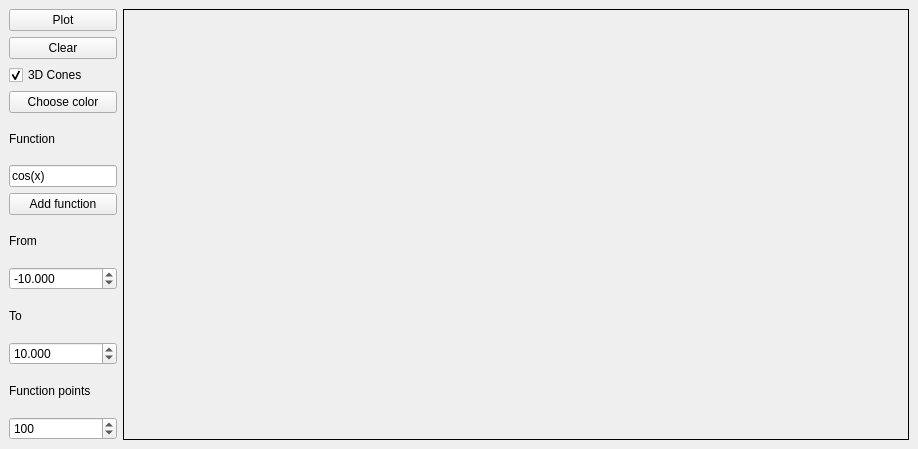
<?xml version="1.0" encoding="UTF-8"?>
<ui version="4.0">
 <class>MainWindow</class>
 <widget class="QMainWindow" name="MainWindow">
  <property name="geometry">
   <rect>
    <x>0</x>
    <y>0</y>
    <width>918</width>
    <height>449</height>
   </rect>
  </property>
  <property name="sizePolicy">
   <sizepolicy hsizetype="Expanding" vsizetype="Expanding">
    <horstretch>0</horstretch>
    <verstretch>0</verstretch>
   </sizepolicy>
  </property>
  <property name="windowTitle">
   <string>QweykePlotter</string>
  </property>
  <property name="windowIcon">
   <iconset theme="QIcon::ThemeIcon::ListAdd"/>
  </property>
  <widget class="QWidget" name="centralwidget">
   <property name="sizePolicy">
    <sizepolicy hsizetype="Expanding" vsizetype="Expanding">
     <horstretch>0</horstretch>
     <verstretch>0</verstretch>
    </sizepolicy>
   </property>
   <layout class="QHBoxLayout" name="horizontalLayout">
    <item>
     <layout class="QVBoxLayout" name="verticalLayout">
      <item>
       <widget class="QPushButton" name="plot_btn">
        <property name="whatsThis">
         <string>&lt;html&gt;&lt;head/&gt;&lt;body&gt;&lt;p&gt;Press to plot chosen function&lt;/p&gt;&lt;/body&gt;&lt;/html&gt;</string>
        </property>
        <property name="text">
         <string>Plot</string>
        </property>
       </widget>
      </item>
      <item>
       <widget class="QPushButton" name="clear_btn">
        <property name="text">
         <string>Clear</string>
        </property>
       </widget>
      </item>
      <item>
       <widget class="QCheckBox" name="cones_checkBox">
        <property name="enabled">
         <bool>true</bool>
        </property>
        <property name="text">
         <string>3D Cones</string>
        </property>
        <property name="checked">
         <bool>true</bool>
        </property>
       </widget>
      </item>
      <item>
       <widget class="QPushButton" name="color_btn">
        <property name="text">
         <string>Choose color</string>
        </property>
       </widget>
      </item>
      <item>
       <widget class="QLabel" name="func_lbl">
        <property name="text">
         <string>Function </string>
        </property>
       </widget>
      </item>
      <item>
       <widget class="QLineEdit" name="func_lineEdit">
        <property name="sizePolicy">
         <sizepolicy hsizetype="Minimum" vsizetype="Fixed">
          <horstretch>0</horstretch>
          <verstretch>0</verstretch>
         </sizepolicy>
        </property>
        <property name="text">
         <string>cos(x)</string>
        </property>
       </widget>
      </item>
      <item>
       <widget class="QPushButton" name="add_btn">
        <property name="text">
         <string>Add function</string>
        </property>
       </widget>
      </item>
      <item>
       <widget class="QLabel" name="from_lbl">
        <property name="sizePolicy">
         <sizepolicy hsizetype="Minimum" vsizetype="Minimum">
          <horstretch>0</horstretch>
          <verstretch>0</verstretch>
         </sizepolicy>
        </property>
        <property name="text">
         <string>From</string>
        </property>
       </widget>
      </item>
      <item>
       <widget class="QDoubleSpinBox" name="from_doubleSpinBox">
        <property name="decimals">
         <number>3</number>
        </property>
        <property name="minimum">
         <double>-10000.000000000000000</double>
        </property>
        <property name="maximum">
         <double>1000.000000000000000</double>
        </property>
        <property name="singleStep">
         <double>0.001000000000000</double>
        </property>
        <property name="stepType">
         <enum>QAbstractSpinBox::StepType::AdaptiveDecimalStepType</enum>
        </property>
        <property name="value">
         <double>-10.000000000000000</double>
        </property>
       </widget>
      </item>
      <item>
       <widget class="QLabel" name="to_lbl">
        <property name="text">
         <string>To</string>
        </property>
       </widget>
      </item>
      <item>
       <widget class="QDoubleSpinBox" name="to_doubleSpinBox">
        <property name="decimals">
         <number>3</number>
        </property>
        <property name="minimum">
         <double>-1000.000000000000000</double>
        </property>
        <property name="maximum">
         <double>1000.000000000000000</double>
        </property>
        <property name="singleStep">
         <double>0.001000000000000</double>
        </property>
        <property name="stepType">
         <enum>QAbstractSpinBox::StepType::AdaptiveDecimalStepType</enum>
        </property>
        <property name="value">
         <double>10.000000000000000</double>
        </property>
       </widget>
      </item>
      <item>
       <widget class="QLabel" name="func_points_lbl">
        <property name="text">
         <string>Function points</string>
        </property>
       </widget>
      </item>
      <item>
       <widget class="QSpinBox" name="func_points_spinBox">
        <property name="minimum">
         <number>10</number>
        </property>
        <property name="maximum">
         <number>10000</number>
        </property>
        <property name="value">
         <number>100</number>
        </property>
       </widget>
      </item>
     </layout>
    </item>
    <item>
     <widget class="QFrame" name="plot_wdgt">
      <property name="sizePolicy">
       <sizepolicy hsizetype="Expanding" vsizetype="Expanding">
        <horstretch>0</horstretch>
        <verstretch>0</verstretch>
       </sizepolicy>
      </property>
      <property name="frameShape">
       <enum>QFrame::Shape::Box</enum>
      </property>
     </widget>
    </item>
   </layout>
  </widget>
 </widget>
 <resources/>
 <connections/>
</ui>
